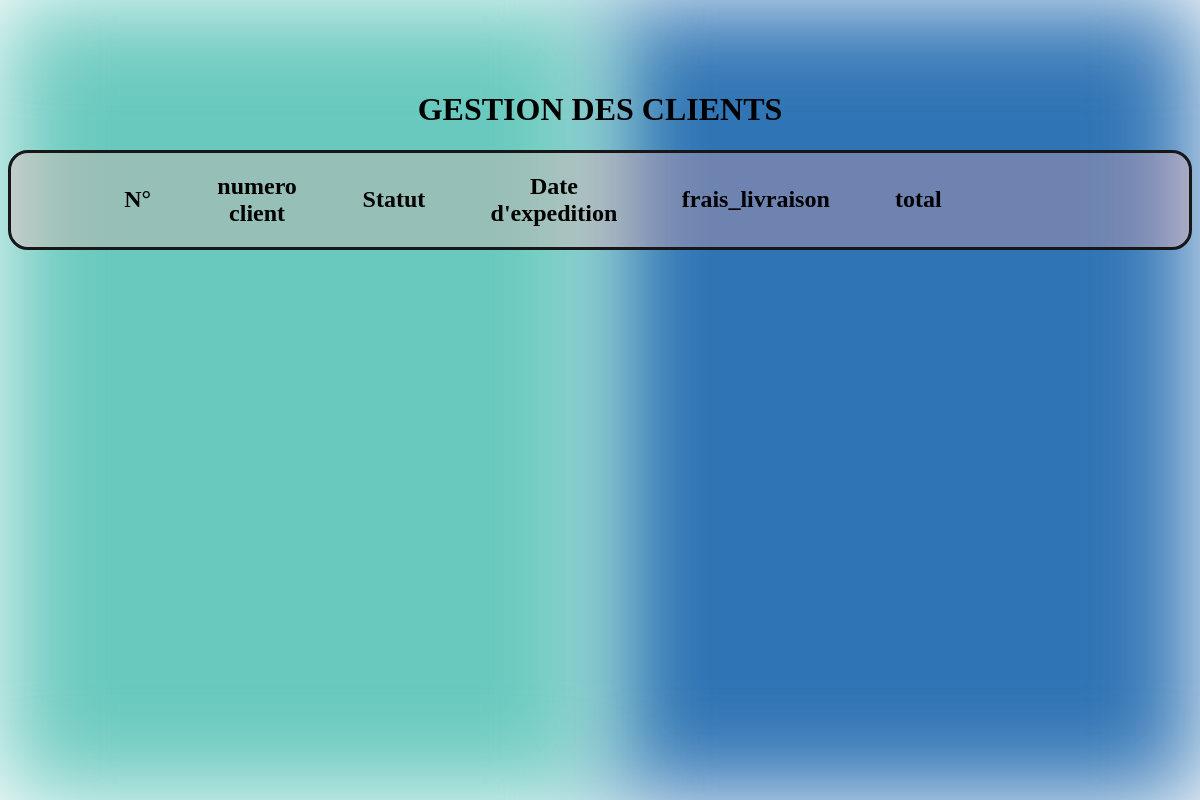
Page /index.php?action=gestion_commandes on the earlier database version.
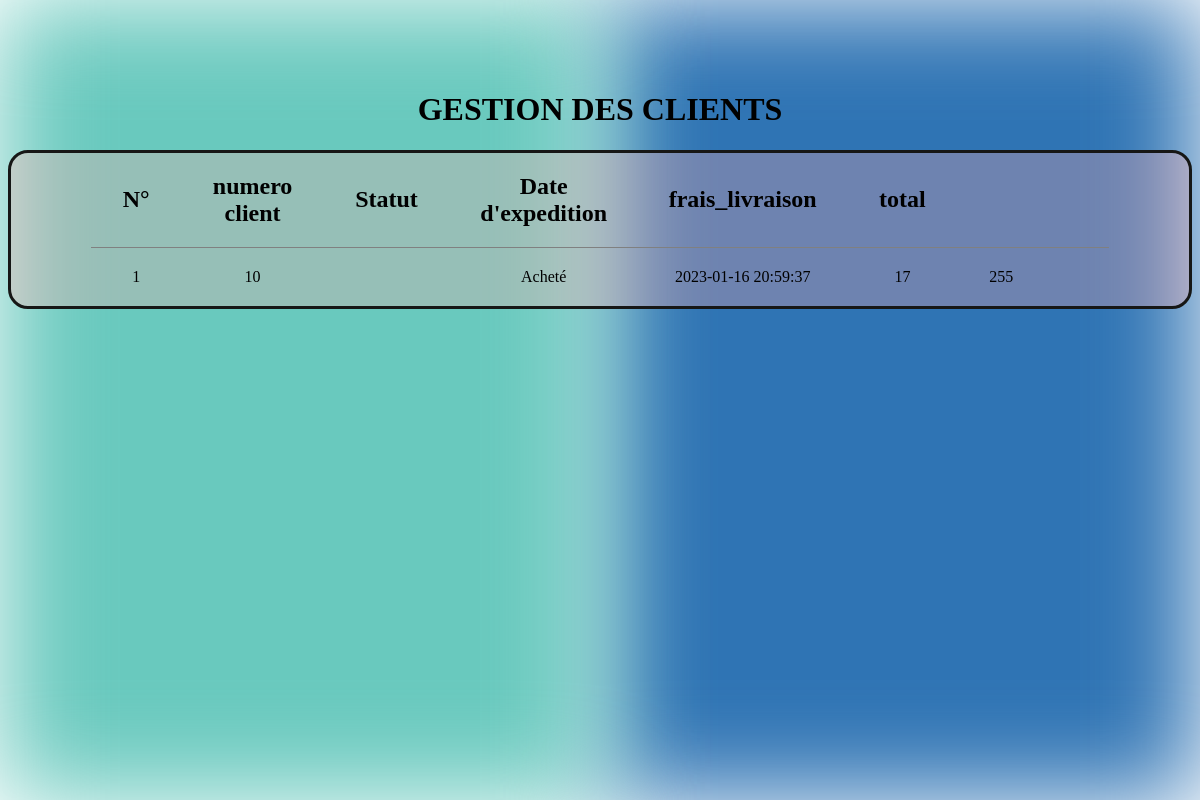
Same page on the later database version.
### tables this page shows
CREATE TABLE IF NOT EXISTS `commande` (
  `id_commande` int(11) NOT NULL AUTO_INCREMENT,
  `date_commande` timestamp NOT NULL DEFAULT CURRENT_TIMESTAMP,
  `total` float NOT NULL,
  `date_livraison` timestamp NOT NULL,
  `frais_depot` float NOT NULL,
  `restant_a_payer` float NOT NULL,
  `frais_livraison` float NOT NULL,
  `statut` enum('Acheté','Fini','Livré','Arrivé','Expédié','Emballé','Déja acheté') NOT NULL,
  `date_expedition` timestamp NOT NULL,
  `note` varchar(255) DEFAULT NULL,
  `id_client` int(11) NOT NULL,
  PRIMARY KEY (`id_commande`)
);

### src/controllers/commande/gestion_commandes.php (called while the page is built)
<?php
require_once('src/lib/database.php');
require_once('src/model/commande.php');
class GestionCommandes
{
    public function execute()
    {
        $connection = new DatabaseConnection();
        $commandeRepository = new CommandeRepository();
        $commandeRepository->connection = $connection;
        $commande = $commandeRepository->getCommands();
        require('templates/commande/gestion_commandes.php');
    }
}

### src/lib/database.php (called while the page is built)
<?php
class DatabaseConnection
{
    public ?\PDO $database = null;
    public function getConnection(): \PDO
    {
        if ($this->database === null) {
            $this->database = new \PDO('mysql:host=localhost;dbname=conciergerie;charset=utf8', 'root', '');
        }
        return $this->database;
    }
}

### src/model/commande.php (called while the page is built, shortened)
<?php
require_once('src/lib/database.php');
class CommandeRepository
{
    public DatabaseConnection $connection;
public function getCommands(): array
    {
        $statement = $this->connection->getConnection()->query(
            "SELECT * FROM commande ORDER BY id_commande"
        );
        $commandes = [];
        while (($row = $statement->fetch())) {
            $commande = new commande();
            $commande->id_commande = $row['id_commande'];
            $commande->date_commande = $row['date_commande'];
            $commande->total = $row['total'];
            $commande->date_livraison = $row['date_livraison'];
            $commande->frais_depot = $row['frais_depot'];
            $commande->restant_a_payer = $row['restant_a_payer'];
            $commande->frais_livraison = $row['frais_livraison'];
            $commande->statut = $row['statut'];
            $commande->date_expedition = $row['date_expedition'];
            $commande->note = $row['note'];
            $commande->id_client = $row['id_client'];
            $commandes[] = $commande;
        }
        return $commandes;
    }
}

### templates/commande/gestion_commandes.php (the view, shortened to what this page needs)
<?php require('templates/autres/background.php') ?>
<h1 class="title">GESTION DES CLIENTS</h1>
<div class="ligne">
    <table border=1 frame=void rules=rows>
        <thead>
            <th>N°</th>
            <th>numero client</th>
            <th>Statut</th>
            <th>Date d'expedition</th>
            <th>frais_livraison</th>
            <th>total</th>
            <th></th>
            <th></th>
        </thead>
        <tbody>
            <?php
            foreach ($commande as $commande) {
            ?>
                <tr>
                    <td>
                        <?= $commande->id_commande ?>
                    </td>
                    <td>
                        <?= $commande->id_client ?>
                    <td>
                    <td>
                        <?= $commande->statut ?>
                    </td>
                    <td>
                        <?= $commande->date_expedition ?>
                    </td>
                    <td>
                        <?= $commande->frais_livraison ?>
                    </td>
                    <td>
                        <?= $commande->total ?>
                    </td>
                    </td>
                    <td>
                    </td>
                </tr>
            <?php
            }
            ?>
        </tbody>
    </table>
</div>
<?php require('templates/autres/layout.php') ?>

Differences in the rows shown:
added commande: id_commande "1", id_client "10", statut "Acheté", date_expedition "2023-01-16 20:59:37", frais_livraison "17", total "255"
